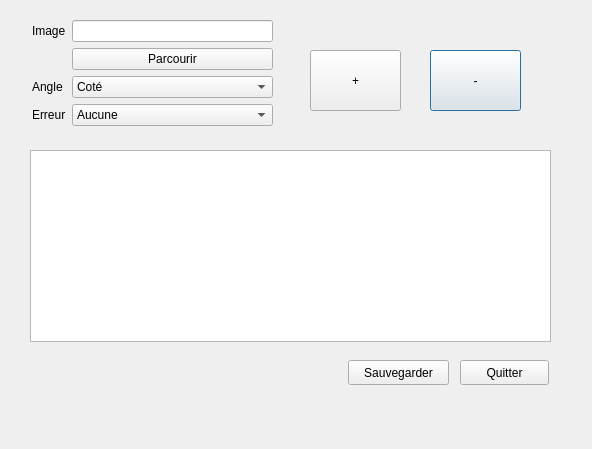
<?xml version="1.0" encoding="UTF-8"?>
<ui version="4.0">
 <class>ConfMIlleFeuille</class>
 <widget class="QDialog" name="ConfMIlleFeuille">
  <property name="geometry">
   <rect>
    <x>0</x>
    <y>0</y>
    <width>592</width>
    <height>449</height>
   </rect>
  </property>
  <property name="windowTitle">
   <string>Dialog</string>
  </property>
  <widget class="QPushButton" name="btnSupprimer">
   <property name="geometry">
    <rect>
     <x>430</x>
     <y>50</y>
     <width>91</width>
     <height>61</height>
    </rect>
   </property>
   <property name="text">
    <string>-</string>
   </property>
  </widget>
  <widget class="QWidget" name="formLayoutWidget">
   <property name="geometry">
    <rect>
     <x>32</x>
     <y>20</y>
     <width>241</width>
     <height>120</height>
    </rect>
   </property>
   <layout class="QFormLayout" name="formLayout">
    <item row="0" column="0">
     <widget class="QLabel" name="imageLabel">
      <property name="text">
       <string>Image</string>
      </property>
     </widget>
    </item>
    <item row="0" column="1">
     <widget class="QLineEdit" name="txtImagePath"/>
    </item>
    <item row="1" column="1">
     <widget class="QPushButton" name="txtBtnParcourir">
      <property name="text">
       <string>Parcourir</string>
      </property>
     </widget>
    </item>
    <item row="2" column="0">
     <widget class="QLabel" name="angleLabel">
      <property name="text">
       <string>Angle</string>
      </property>
     </widget>
    </item>
    <item row="2" column="1">
     <widget class="QComboBox" name="cbAngle">
      <item>
       <property name="text">
        <string>Coté</string>
       </property>
      </item>
      <item>
       <property name="text">
        <string>Dessus</string>
       </property>
      </item>
     </widget>
    </item>
    <item row="3" column="0">
     <widget class="QLabel" name="erreurLabel">
      <property name="text">
       <string>Erreur</string>
      </property>
     </widget>
    </item>
    <item row="3" column="1">
     <widget class="QComboBox" name="cbError">
      <item>
       <property name="text">
        <string>Aucune</string>
       </property>
      </item>
      <item>
       <property name="text">
        <string>Pas Crustad</string>
       </property>
      </item>
      <item>
       <property name="text">
        <string>Pas Creme</string>
       </property>
      </item>
      <item>
       <property name="text">
        <string>Pas Top</string>
       </property>
      </item>
     </widget>
    </item>
   </layout>
  </widget>
  <widget class="QPushButton" name="btnSauvegarder">
   <property name="geometry">
    <rect>
     <x>348</x>
     <y>360</y>
     <width>101</width>
     <height>25</height>
    </rect>
   </property>
   <property name="text">
    <string>Sauvegarder</string>
   </property>
  </widget>
  <widget class="QPushButton" name="btnQuitter">
   <property name="geometry">
    <rect>
     <x>460</x>
     <y>360</y>
     <width>89</width>
     <height>25</height>
    </rect>
   </property>
   <property name="text">
    <string>Quitter</string>
   </property>
  </widget>
  <widget class="QPushButton" name="btnAjouter">
   <property name="geometry">
    <rect>
     <x>310</x>
     <y>50</y>
     <width>91</width>
     <height>61</height>
    </rect>
   </property>
   <property name="text">
    <string>+</string>
   </property>
  </widget>
  <widget class="QTableView" name="table">
   <property name="geometry">
    <rect>
     <x>30</x>
     <y>150</y>
     <width>521</width>
     <height>192</height>
    </rect>
   </property>
  </widget>
 </widget>
 <resources/>
 <connections/>
</ui>
